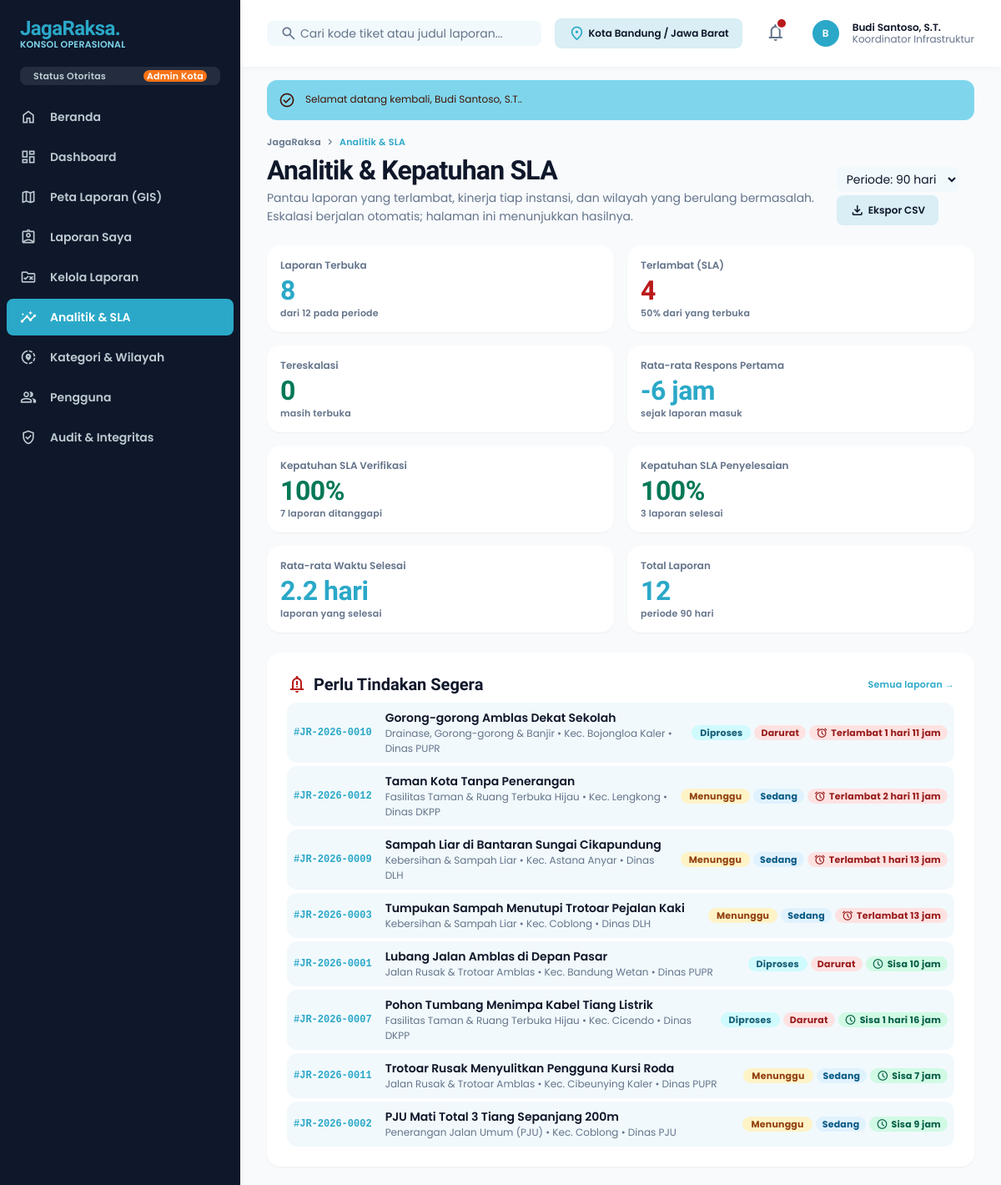
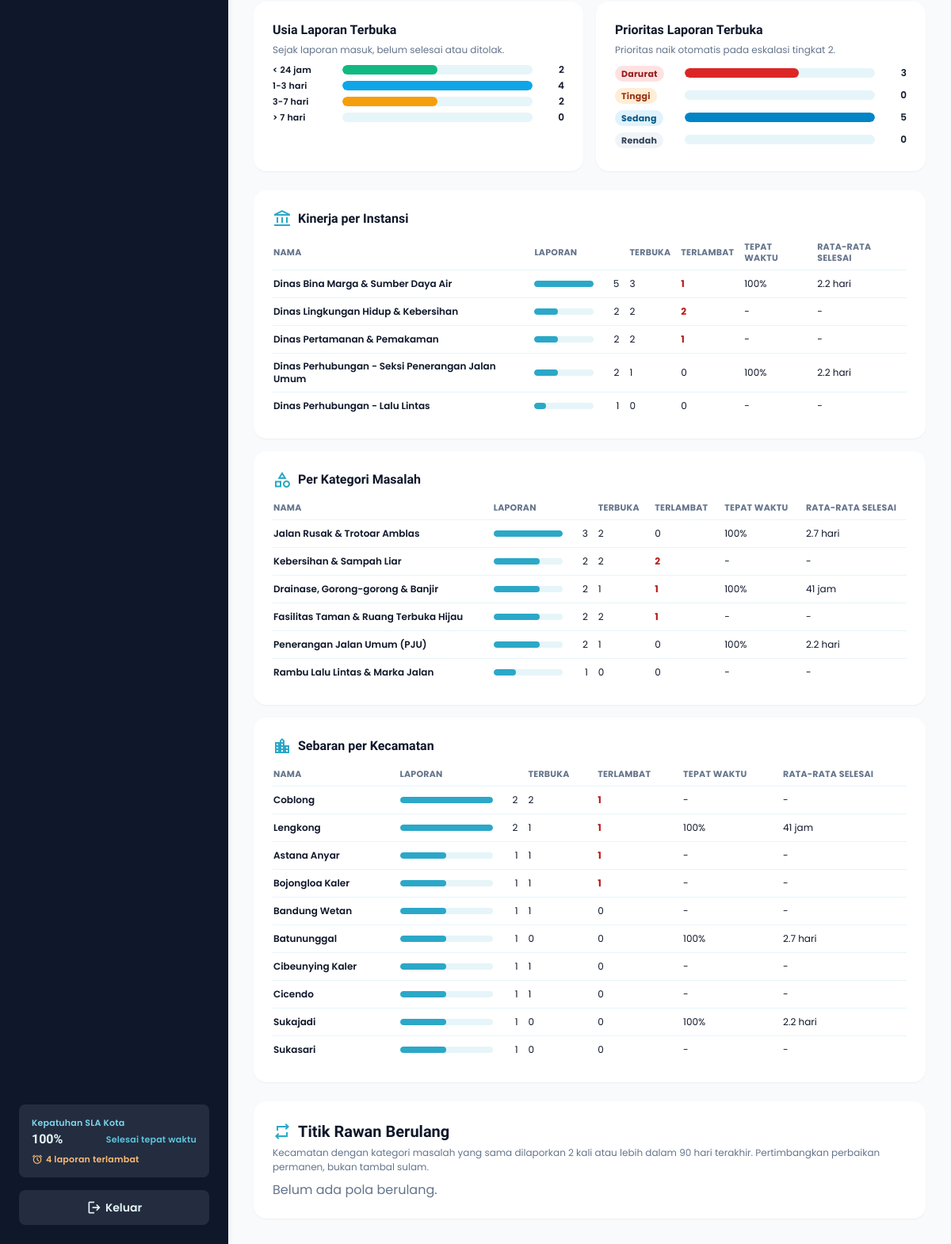
The app's page /analitik.php (signed in) with its own data (2 pictures, top to bottom).
### tables this page shows
CREATE TABLE users (
  id          BIGINT UNSIGNED NOT NULL AUTO_INCREMENT,
  name        VARCHAR(150) NOT NULL,
  username    VARCHAR(50)  NOT NULL,
  email       VARCHAR(190) NOT NULL,
  phone       VARCHAR(25)  NULL,
  password    VARCHAR(255) NOT NULL,                  
  role        ENUM('admin','petugas','pelapor') NOT NULL DEFAULT 'pelapor',
  jabatan     VARCHAR(120) NULL,
  agency_id   INT UNSIGNED NULL,
  is_active   TINYINT(1)   NOT NULL DEFAULT 1,
  last_login  DATETIME     NULL,
  created_at  TIMESTAMP NOT NULL DEFAULT CURRENT_TIMESTAMP,
  PRIMARY KEY (id),
  UNIQUE KEY uq_users_username (username),
  UNIQUE KEY uq_users_email (email),
  KEY idx_users_role (role),
  CONSTRAINT fk_users_agency FOREIGN KEY (agency_id) REFERENCES agencies (id) ON DELETE SET NULL
);

CREATE TABLE reports (
  id            BIGINT UNSIGNED NOT NULL AUTO_INCREMENT,
  ticket_code   VARCHAR(20) NOT NULL,                     
  user_id       BIGINT UNSIGNED NOT NULL,
  category_id   INT UNSIGNED NOT NULL,
  district_id   INT UNSIGNED NULL,
  agency_id     INT UNSIGNED NULL,                        
  assigned_to   BIGINT UNSIGNED NULL,                     
  title         VARCHAR(255) NOT NULL,
  description   TEXT NOT NULL,
  address       VARCHAR(500) NOT NULL,
  latitude      DECIMAL(10,8) NULL,
  longitude     DECIMAL(11,8) NULL,
  impact_level  ENUM('sedang','bahaya') NOT NULL DEFAULT 'sedang',
  is_anonymous  TINYINT(1) NOT NULL DEFAULT 0,
  status        ENUM('pending','proses','selesai','ditolak') NOT NULL DEFAULT 'pending',
  resolved_at   DATETIME NULL,
   
  priority          ENUM('rendah','sedang','tinggi','darurat') NOT NULL DEFAULT 'sedang',
  respond_due_at    DATETIME NULL,                        
  resolve_due_at    DATETIME NULL,                        
  first_response_at DATETIME NULL,
  escalation_level  TINYINT UNSIGNED NOT NULL DEFAULT 0,  
  escalated_at      DATETIME NULL,
   
  deleted_at    DATETIME NULL,
  deleted_by    BIGINT UNSIGNED NULL,
  delete_reason VARCHAR(255) NULL,
  created_at    TIMESTAMP NOT NULL DEFAULT CURRENT_TIMESTAMP,
  updated_at    TIMESTAMP NOT NULL DEFAULT CURRENT_TIMESTAMP ON UPDATE CURRENT_TIMESTAMP,
  PRIMARY KEY (id),
  UNIQUE KEY uq_reports_ticket (ticket_code),
  KEY idx_rep_deleted (deleted_at),
  KEY idx_rep_sla (status, respond_due_at, resolve_due_at),
  KEY idx_rep_priority (priority),
  KEY idx_rep_category (category_id),
  KEY idx_rep_district (district_id),
  KEY idx_rep_status (status),
  KEY idx_rep_created (created_at),
  KEY idx_rep_user (user_id),
  CONSTRAINT fk_rep_user     FOREIGN KEY (user_id)     REFERENCES users (id)      ON DELETE RESTRICT,
  CONSTRAINT fk_rep_cat      FOREIGN KEY (category_id) REFERENCES categories (id),
  CONSTRAINT fk_rep_district FOREIGN KEY (district_id) REFERENCES districts (id)  ON DELETE SET NULL,
  CONSTRAINT fk_rep_agency   FOREIGN KEY (agency_id)   REFERENCES agencies (id)   ON DELETE SET NULL,
  CONSTRAINT fk_rep_assignee FOREIGN KEY (assigned_to) REFERENCES users (id)      ON DELETE SET NULL,
  CONSTRAINT fk_rep_deleter  FOREIGN KEY (deleted_by)  REFERENCES users (id)      ON DELETE SET NULL
);

CREATE TABLE categories (
  id          INT UNSIGNED NOT NULL AUTO_INCREMENT,
  slug        VARCHAR(80)  NOT NULL,
  name        VARCHAR(120) NOT NULL,
  icon        VARCHAR(50)  NOT NULL DEFAULT 'report',     
  agency_id   INT UNSIGNED NULL,                          
  description TEXT NULL,
  PRIMARY KEY (id),
  UNIQUE KEY uq_categories_slug (slug),
  CONSTRAINT fk_cat_agency FOREIGN KEY (agency_id) REFERENCES agencies (id) ON DELETE SET NULL
);

CREATE TABLE districts (
  id        INT UNSIGNED NOT NULL AUTO_INCREMENT,
  name      VARCHAR(100) NOT NULL,
  city      VARCHAR(100) NOT NULL DEFAULT 'Kota Bandung',
  latitude  DECIMAL(10,8) NULL,
  longitude DECIMAL(11,8) NULL,
  PRIMARY KEY (id)
);

CREATE TABLE agencies (
  id          INT UNSIGNED NOT NULL AUTO_INCREMENT,
  code        VARCHAR(20)  NOT NULL,
  name        VARCHAR(150) NOT NULL,
  created_at  TIMESTAMP NOT NULL DEFAULT CURRENT_TIMESTAMP,
  PRIMARY KEY (id),
  UNIQUE KEY uq_agencies_code (code)
);

### analitik.php (the view, shortened to what the rows shown need)
<?php
require_once __DIR__ . '/config.php';
$user      = require_role('admin', 'petugas');
$days    = (int)($_GET['hari'] ?? 90);
$since = $days ? "AND r.created_at >= (NOW() - INTERVAL $days DAY)" : '';
$base  = "r.deleted_at IS NULL $since";
$OPEN  = "r.status IN ('pending','proses')";
$OVER  = sql_overdue_expr('r');
$queue = db()->query("SELECT r.id, r.ticket_code, r.title, r.status, r.priority, r.created_at, r.respond_due_at, r.resolve_due_at, r.resolved_at, r.escalation_level,
                             c.name cat_name, d.name district_name, a.code agency_code
                      FROM reports r JOIN categories c ON c.id = r.category_id
                      LEFT JOIN districts d ON d.id = r.district_id LEFT JOIN agencies a ON a.id = r.agency_id
                      WHERE r.deleted_at IS NULL AND $OPEN
                      ORDER BY ($OVER) DESC, FIELD(r.priority, 'darurat', 'tinggi', 'sedang', 'rendah'), r.created_at LIMIT 10")->fetchAll();
$prioOpen = array_fill_keys(PRIORITY_ORDER, 0);
foreach (db()->query("SELECT priority, COUNT(*) n FROM reports WHERE deleted_at IS NULL AND status IN ('pending','proses') GROUP BY priority")->fetchAll() as $x) {
    $prioOpen[$x['priority']] = (int)$x['n'];
}
$grp = function ($table, $fk) use ($base, $OPEN, $OVER) {
    return db()->query("SELECT t.name, COUNT(r.id) total, SUM($OPEN) open_n, SUM($OPEN AND $OVER) overdue,
                               SUM(r.status = 'selesai') done, SUM(r.status = 'selesai' AND r.resolved_at <= r.resolve_due_at) ontime,
                               AVG(CASE WHEN r.status = 'selesai' THEN TIMESTAMPDIFF(HOUR, r.created_at, r.resolved_at) END) avg_h
                        FROM $table t LEFT JOIN reports r ON r.$fk = t.id AND $base
                        GROUP BY t.id, t.name ORDER BY total DESC, overdue DESC, t.name")->fetchAll();
};
$byAgency   = $grp('agencies', 'agency_id');
$byCategory = $grp('categories', 'category_id');
$byDistrict = $grp('districts', 'district_id');
$card = 'bg-surface-container-lowest rounded-xl shadow-sm p-space-lg';
function group_table($title, $icon, $rows)
{
    $max = 1;
    foreach ($rows as $x) {
        $max = max($max, (int)$x['total']);
    }
    ob_start(); ?>
    <div class="bg-surface-container-lowest rounded-xl shadow-sm p-space-lg">
      <div class="overflow-x-auto">
      <table class="w-full text-left min-w-[520px]">
        <thead class="font-label-sm text-label-sm text-on-surface-variant uppercase"><tr><th class="py-2 pr-3">Nama</th><th class="py-2 pr-3">Laporan</th><th class="py-2 pr-3">Terbuka</th><th class="py-2 pr-3">Terlambat</th><th class="py-2 pr-3">Tepat waktu</th><th class="py-2">Rata-rata selesai</th></tr></thead>
        <?php foreach ($rows as $x): $t = (int)$x['total']; $done = (int)$x['done']; $ov = (int)$x['overdue']; $h = $x['avg_h']; ?>
        <?php endforeach; ?>
      </table></div>
    </div>
    <?php
    return ob_get_clean();
}
include __DIR__ . '/includes/app_top.php';
?>
<div class="flex flex-col md:flex-row md:items-end justify-between gap-space-md mb-space-lg">
  <div class="max-w-2xl">
    <h1 class="font-headline-xl text-headline-xl tracking-tight">Analitik &amp; Kepatuhan SLA</h1>
  </div>
</div>
<div class="<?= $card ?> mb-space-lg">
  <div class="flex flex-col gap-space-xs">
  <?php foreach ($queue as $r): ?>
    <a href="kelola-laporan.php?id=<?= (int)$r['id'] ?>" class="flex flex-col md:flex-row md:items-center gap-space-xs md:gap-space-md p-space-sm rounded-lg bg-surface-container-low hover:bg-surface-container transition-colors">
      <span class="font-mono text-body-sm text-primary font-bold whitespace-nowrap">#<?= e($r['ticket_code']) ?></span>
      <span class="flex-1 min-w-0"><span class="block font-label-lg text-label-lg truncate"><?= e($r['title']) ?></span>
        <span class="block font-body-sm text-body-sm text-on-surface-variant"><?= e($r['cat_name']) ?> • Kec. <?= e($r['district_name'] ?? '-') ?><?= $r['agency_code'] ? ' • Dinas ' . e($r['agency_code']) : ' • Belum disposisi' ?></span></span>
      <span class="flex flex-wrap items-center gap-1"><?= status_badge($r['status']) ?><?= priority_badge($r['priority']) ?><?= sla_badge($r) ?><?php if ((int)$r['escalation_level'] > 0): ?><span class="font-label-sm text-label-sm text-orange-700">Eskalasi <?= (int)$r['escalation_level'] ?></span><?php endif; ?></span>
    </a>
  <?php endforeach; ?>
  </div>
</div>
<div class="grid grid-cols-1 lg:grid-cols-2 gap-gutter-sm mb-space-lg">
  <div class="<?= $card ?>">
    <?php $mx = max(1, max($prioOpen)); foreach (array_reverse(PRIORITY_ORDER) as $p): ?>
      <div class="flex items-center gap-2 mb-space-xs"><span class="w-20"><?= priority_badge($p) ?></span>
        <div class="flex-1 h-3 bg-surface-container rounded-full overflow-hidden"><div class="h-full rounded-full" style="width:<?= round($prioOpen[$p] / $mx * 100) ?>%;background:<?= PRIORITY_META[$p]['color'] ?>"></div></div><span class="w-8 text-right font-label-md text-label-md"><?= $prioOpen[$p] ?></span></div>
    <?php endforeach; ?>
  </div>
</div>
<div class="flex flex-col gap-gutter-sm mb-space-lg">
  <?= group_table('Kinerja per Instansi', 'account_balance', $byAgency) ?>
  <?= group_table('Per Kategori Masalah', 'category', $byCategory) ?>
  <?= group_table('Sebaran per Kecamatan', 'location_city', $byDistrict) ?>
</div>
<?php include __DIR__ . '/includes/app_bottom.php'; ?>

### includes/app_top.php (shortened to what the rows shown need)
<?php
require_once __DIR__ . '/../config.php';
$user = $user ?? require_login();
if (is_staff($user)) {
    run_escalation();
}
include __DIR__ . '/head.php';
?>
<body class="bg-background font-body-md text-on-surface antialiased">
<aside id="sidebar" class="fixed left-0 top-0 h-full w-72 bg-inverse-surface text-inverse-on-surface z-[1200] flex flex-col justify-between shadow-[0_1px_8px_rgba(16,42,67,0.08)] -translate-x-full lg:translate-x-0 transition-transform">
  <div class="flex flex-col">
    <div class="px-space-lg mb-space-md">
      <div class="flex items-center justify-between px-space-md py-space-xs rounded bg-surface-variant/10">
        <span class="font-label-sm text-label-sm text-inverse-on-surface/80">Status Otoritas</span>
        <span class="font-label-sm text-label-sm px-space-xs rounded bg-tertiary-container text-on-tertiary-container"><?= e(role_label($user['role'])) ?></span>
      </div>
    </div>
  </div>
</aside>
<div class="lg:pl-72">
  <header class="fixed top-0 left-0 lg:left-72 right-0 h-20 bg-surface-container-lowest/90 backdrop-blur-md shadow-[0_1px_8px_rgba(16,42,67,0.04)] z-[1100] flex items-center justify-between px-margin-mobile lg:px-gutter-lg gap-space-md">
    <div class="flex items-center gap-space-lg">
      <div class="flex items-center gap-space-md pl-space-xs">
        <?= user_avatar($user) ?>
        <div class="hidden sm:flex flex-col text-left">
          <span class="font-label-md text-label-md text-on-surface leading-none"><?= e($user['name']) ?></span>
          <span class="font-body-sm text-body-sm text-on-surface-variant leading-none mt-space-2xs"><?= e($user['jabatan'] ?: role_label($user['role'])) ?></span>
        </div>
      </div>
    </div>
  </header>
  <main class="relative pt-20 bg-background min-h-screen px-margin-mobile lg:px-gutter-lg py-space-xl">
    <div class="flex flex-col w-full pt-space-md">

### config.php (shortened to what the rows shown need)
<?php
function db()
{
    static $pdo = null;
    if ($pdo === null) {
        try {
            $pdo = new PDO(
                'mysql:host=' . DB_HOST . ';port=' . DB_PORT . ';dbname=' . DB_NAME . ';charset=utf8mb4',
                DB_USER,
                DB_PASS,
                [
                    PDO::ATTR_ERRMODE            => PDO::ERRMODE_EXCEPTION,
                    PDO::ATTR_DEFAULT_FETCH_MODE => PDO::FETCH_ASSOC,
                    PDO::ATTR_EMULATE_PREPARES   => true,
                ]
            );
            $pdo->exec("SET time_zone = '+07:00'");
        } catch (PDOException $ex) {
            http_response_code(500);
            $msg = 'Koneksi database gagal. Pastikan MySQL berjalan, database.sql sudah diimpor, dan kredensial di config.php benar.';
            if (APP_DEBUG) {
                $msg .= "\n\nDetail: " . $ex->getMessage() . "\n\nBuka diagnosa.php untuk pemeriksaan lengkap.";
            }
            header('Content-Type: text/plain; charset=utf-8');
            exit($msg);
        }
    }
    return $pdo;
}
function e($v)
{
    return htmlspecialchars((string)$v, ENT_QUOTES | ENT_SUBSTITUTE, 'UTF-8');
}
function current_user()
{
    static $loaded = false, $user = null;
    if (!$loaded) {
        if (!empty($_SESSION['uid'])) {
            $st = db()->prepare('SELECT u.*, a.name AS agency_name FROM users u
                                 LEFT JOIN agencies a ON a.id = u.agency_id
                                 WHERE u.id = ? AND u.is_active = 1');
            $st->execute([(int)$_SESSION['uid']]);
            $user = $st->fetch() ?: null;
        }
    }
    return $user;
}
function require_login()
{
    $u = current_user();
    return $u;
}
function require_role(...$roles)
{
    $u = require_login();
    return $u;
}
function role_label($role)
{
    $m = ['admin' => 'Admin Kota', 'petugas' => 'Petugas Lapangan', 'pelapor' => 'Warga Pelapor'];
    return $m[$role] ?? $role;
}
function user_avatar($u)
{
    $initial = mb_strtoupper(mb_substr($u['name'], 0, 1));
    return '<div class="w-8 h-8 rounded-full bg-primary-container text-on-primary-container flex items-center justify-center font-label-md text-label-md">'
        . e($initial) . '</div>';
}
function status_badge($s, $extra = '')
{
    $m = STATUS_META[$s] ?? STATUS_META['pending'];
    return '<span class="px-2.5 py-0.5 rounded-full font-label-sm text-label-sm font-bold ' . $m['badge'] . ' ' . $extra . '">'
        . e($m['label']) . '</span>';
}
require_once __DIR__ . '/includes/core_v2.php';

### includes/core_v2.php (shortened to what the rows shown need)
<?php
function dur_text($sec)
{
    $sec = abs((int)$sec);
    if ($sec < 86400) {
        return (int)floor($sec / 3600) . ' jam';
    }
    $d = (int)floor($sec / 86400);
    $h = (int)floor(($sec % 86400) / 3600);
    return $d . ' hari' . ($h ? ' ' . $h . ' jam' : '');
}
function sql_overdue_expr($a = 'r')
{
    return "(CASE WHEN {$a}.status = 'pending' THEN {$a}.respond_due_at ELSE {$a}.resolve_due_at END) < NOW()";
}
function sla_state($r)
{
    $st = $r['status'];
    $due  = $st === 'pending' ? ($r['respond_due_at'] ?? null) : ($r['resolve_due_at'] ?? null);
    $what = $st === 'pending' ? 'verifikasi' : 'penyelesaian';
    $left = strtotime($due) - time();
    if ($left < 0) {
        return ['key' => 'overdue', 'label' => 'Terlambat ' . dur_text($left), 'badge' => 'bg-red-100 text-red-800', 'late' => true, 'what' => $what, 'left' => $left];
    }
    return ['key' => 'ok', 'label' => 'Sisa ' . dur_text($left), 'badge' => 'bg-emerald-100 text-emerald-800', 'late' => false, 'what' => $what, 'left' => $left];
}
function run_escalation($force = false)
{
    try {
        $rows = db()->query("SELECT id, ticket_code, title, status, priority, agency_id, user_id, respond_due_at, resolve_due_at, escalation_level
                             FROM reports WHERE deleted_at IS NULL AND status IN ('pending','proses') AND escalation_level < 2")->fetchAll();
    } catch (Throwable $ex) {
        return 0;
    }
    $count = 0;
    foreach ($rows as $r) {
        try {
            $due = $r['status'] === 'pending' ? $r['respond_due_at'] : $r['resolve_due_at'];
            $late = time() - strtotime($due);
            if ($late <= 0) {
                continue;
            }
            $count++;
        } catch (Throwable $ex) {
        }
    }
    return $count;
}
function priority_badge($p)
{
    $m = PRIORITY_META[$p] ?? PRIORITY_META['sedang'];
    return '<span class="px-2 py-0.5 rounded-full font-label-sm text-label-sm font-bold ' . $m['badge'] . '">' . e($m['label']) . '</span>';
}
function sla_badge($r)
{
    $s   = sla_state($r);
    $ico = ['overdue' => 'alarm', 'warning' => 'hourglass_top', 'ok' => 'schedule', 'done_ok' => 'task_alt', 'done_late' => 'alarm', 'closed' => 'block', 'none' => 'schedule'][$s['key']] ?? 'schedule';
    return '<span class="inline-flex items-center gap-1 px-2 py-0.5 rounded-full font-label-sm text-label-sm font-bold ' . $s['badge'] . '">'
        . '<span class="material-symbols-outlined text-[14px]">' . $ico . '</span>' . e($s['label']) . '</span>';
}

### records on screen
users: role "Admin Kota", name "B", name "Budi Santoso, S.T.", jabatan "Koordinator Infrastruktur"
reports: ticket_code "JR-2026-0010", title "Gorong-gorong Amblas Dekat Sekolah", category.name "Drainase, Gorong-gorong & Banjir", district.name "Bojongloa Kaler", agency.code "PUPR", status "Diproses", priority "Darurat", status+resolve_due_at "Terlambat 1 hari 11 jam"
reports: ticket_code "JR-2026-0012", title "Taman Kota Tanpa Penerangan", category.name "Fasilitas Taman & Ruang Terbuka Hijau", district.name "Lengkong", agency.code "DKPP", status "Menunggu", priority "Sedang", status+respond_due_at "Terlambat 2 hari 11 jam"
reports: ticket_code "JR-2026-0009", title "Sampah Liar di Bantaran Sungai Cikapundung", category.name "Kebersihan & Sampah Liar", district.name "Astana Anyar", agency.code "DLH", status "Menunggu", priority "Sedang", status+respond_due_at "Terlambat 1 hari 13 jam", agency "3", escalation_level "0", user "5"
reports: ticket_code "JR-2026-0003", title "Tumpukan Sampah Menutupi Trotoar Pejalan Kaki", category.name "Kebersihan & Sampah Liar", district.name "Coblong", agency.code "DLH", status "Menunggu", priority "Sedang", status+respond_due_at "Terlambat 13 jam"
reports: ticket_code "JR-2026-0001", title "Lubang Jalan Amblas di Depan Pasar", category.name "Jalan Rusak & Trotoar Amblas", district.name "Bandung Wetan", agency.code "PUPR", status "Diproses", priority "Darurat", status+resolve_due_at "Sisa 10 jam"
reports: ticket_code "JR-2026-0007", title "Pohon Tumbang Menimpa Kabel Tiang Listrik", category.name "Fasilitas Taman & Ruang Terbuka Hijau", district.name "Cicendo", agency.code "DKPP", status "Diproses", priority "Darurat", status+resolve_due_at "Sisa 1 hari 16 jam"
reports: ticket_code "JR-2026-0011", title "Trotoar Rusak Menyulitkan Pengguna Kursi Roda", category.name "Jalan Rusak & Trotoar Amblas", district.name "Cibeunying Kaler", agency.code "PUPR", status "Menunggu", priority "Sedang", status+respond_due_at "Sisa 7 jam"
reports: ticket_code "JR-2026-0002", title "PJU Mati Total 3 Tiang Sepanjang 200m", category.name "Penerangan Jalan Umum (PJU)", district.name "Coblong", agency.code "PJU", status "Menunggu", priority "Sedang", status+respond_due_at "Sisa 9 jam"

### other values on screen
$label "Beranda"
$label "Dashboard"
$label "Peta Laporan (GIS)"
$label "Laporan Saya"
$label "Kelola Laporan"
$label "Analitik & SLA"
$label "Kategori & Wilayah"
$label "Pengguna"
$label "Audit & Integritas"
$slaPct "100%"
$sla['overdue'] "4"
$f['msg'] "Selamat datang kembali, Budi Santoso, S.T.."
$l "Laporan Terbuka"
$v "8"
$sub "dari 12 pada periode"
